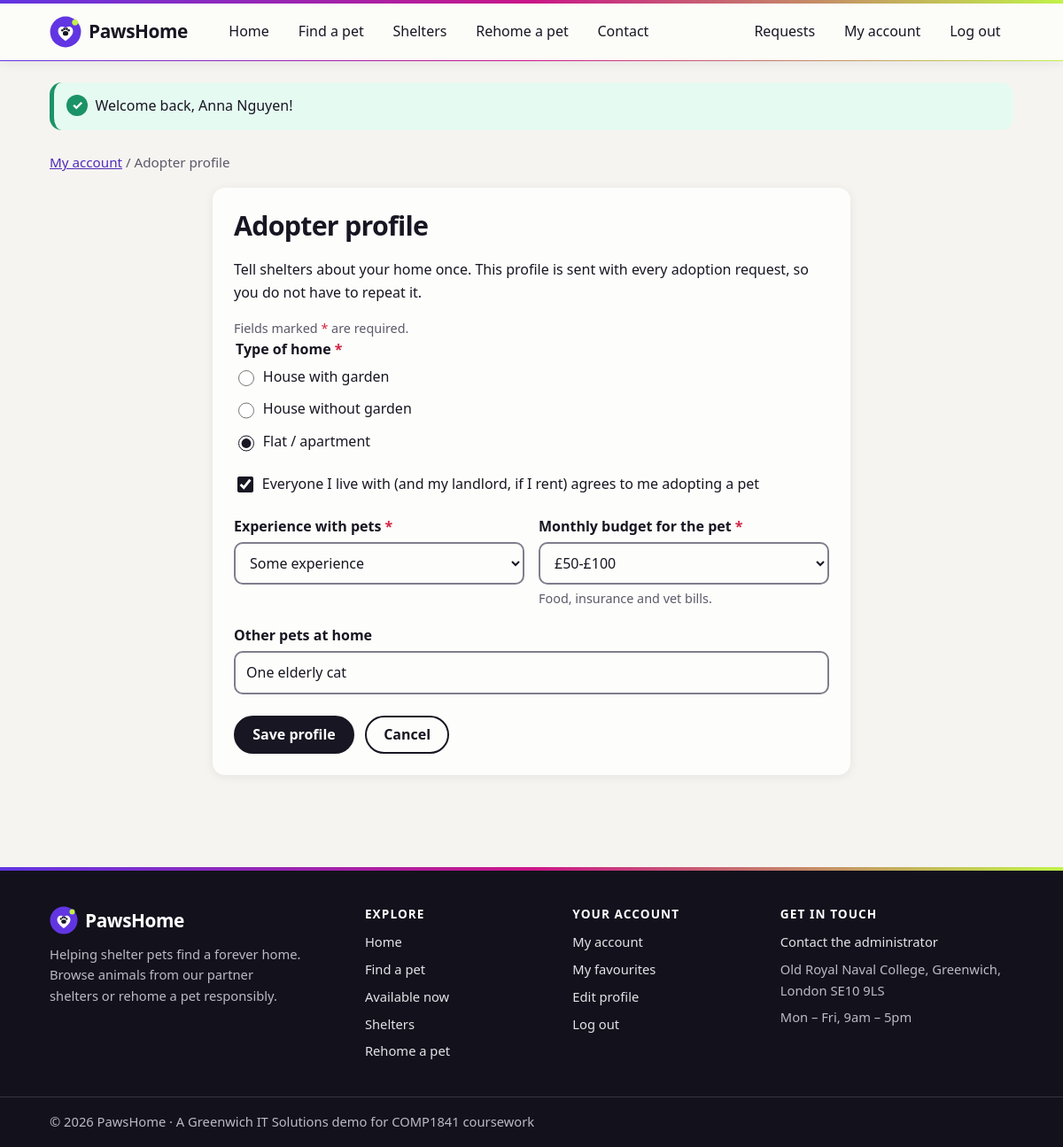
/adopterprofile.php (signed in), run on the app's committed database.
### tables this page shows
CREATE TABLE adopterprofile (
    userid INT NOT NULL,
    hometype ENUM('House with garden', 'House without garden', 'Flat / apartment') NOT NULL,
    householdagrees TINYINT(1) NOT NULL DEFAULT 0,   
    experience ENUM('First-time owner', 'Some experience', 'Experienced owner') NOT NULL,
    otherpets VARCHAR(255) NULL,
    budget ENUM('Under £50', '£50-£100', 'Over £100') NOT NULL,   
    updated DATETIME NOT NULL,
    PRIMARY KEY (userid),
    FOREIGN KEY (userid) REFERENCES user (id) ON DELETE CASCADE
);

### includes/Functions.php (called while the page is built, shortened)
<?php
function html($text) {
	return htmlspecialchars($text ?? '', ENT_QUOTES, 'UTF-8');
}
function loadTemplate($templateFile, $variables = []) {
	extract($variables);
	include __DIR__ . '/../templates/' . $templateFile;
	return ob_get_clean();
}
function getValue($source, $key, $default = '', $trim = true) {
	if (!isset($source[$key]) || is_array($source[$key])) {
		return $default;
	}
	return $trim ? trim($source[$key]) : $source[$key];
}
function safeBackUrl($url, $default = 'index.php') {
	return $default;
}
function currentUser() {
	static $user = false;
	if ($user !== false) {
		return $user;
	}
	$user = null;
	if (isset($_SESSION['userid'])) {
		include_once __DIR__ . '/DatabaseConnection.php';
		$query = $pdo->prepare('SELECT user.id, user.name, user.email, user.role, user.shelterid, user.datejoined,
				shelter.name AS sheltername, shelter.verified AS shelterverified
			FROM user LEFT JOIN shelter ON shelter.id = user.shelterid
			WHERE user.id = :id');
		$query->execute([':id' => $_SESSION['userid']]);
		$user = $query->fetch() ?: null;
	}
	return $user;
}
function isLoggedIn() {
	return currentUser() !== null;
}
function currentUserId() {
	return isLoggedIn() ? currentUser()['id'] : null;
}
function requireLogin($loginPage = 'login.php') {
	if (!isLoggedIn()) {
		setFlash('Please log in to continue.', 'error');
		redirect($loginPage);
	}
}
function homeTypes() {
	return ['House with garden', 'House without garden', 'Flat / apartment'];
}
function experienceLevels() {
	return ['First-time owner', 'Some experience', 'Experienced owner'];
}
function budgets() {
	return ['Under £50', '£50-£100', 'Over £100'];
}

### adopterprofile.php (called while the page is built, shortened)
<?php
include 'includes/Functions.php';
requireLogin();
try {
	include 'includes/DatabaseConnection.php';
	include 'includes/DatabaseFunctions.php';
	$back = safeBackUrl(getValue($_GET, 'back', getValue($_POST, 'back')), 'myaccount.php');
	$profile = findAdopterProfile($pdo, currentUserId()) ?: [
		'hometype' => '', 'householdagrees' => 0, 'experience' => '', 'otherpets' => '', 'budget' => ''
	];
	$errors = [];
	$output = loadTemplate('adopterprofile.html.php', ['profile' => $profile, 'errors' => $errors, 'back' => $back]);
} catch (PDOException $e) {
	$title = 'An error has occurred';
	$output = loadTemplate('error.html.php', ['message' => 'Database error: ' . $e->getMessage()]);
}
include 'templates/layout.html.php';

### includes/DatabaseFunctions.php (called while the page is built, shortened)
<?php
function query($pdo, $sql, $parameters = []) {
	$query = $pdo->prepare($sql);
	$query->execute($parameters);
	return $query;
}
function findById($pdo, $table, $primaryKey, $value) {
	$query = 'SELECT * FROM `' . $table . '` WHERE `' . $primaryKey . '` = :value';
	$parameters = [':value' => $value];
	$query = query($pdo, $query, $parameters);
	return $query->fetch();
}
function findAdopterProfile($pdo, $userId) {
	return findById($pdo, 'adopterprofile', 'userid', $userId);
}

### templates/adopterprofile.html.php (the view, shortened to what this page needs)
<nav class="breadcrumb" aria-label="Breadcrumb">
	<a href="myaccount.php">My account</a> <span aria-hidden="true">/</span> <span aria-current="page">Adopter profile</span>
</nav>
<section class="panel narrow">
	<h1>Adopter profile</h1>
	<p>Tell shelters about your home once. This profile is sent with every adoption request, so you do not have to repeat it.</p>
	<p class="hint">Fields marked <span class="required">*</span> are required.</p>
	<form action="adopterprofile.php" method="post" class="form">
		<fieldset class="field">
			<legend>Type of home <span class="required" aria-hidden="true">*</span></legend>
			<div class="radio-group radio-stack">
				<?php foreach (homeTypes() as $home): ?>
					<label class="radio"><input type="radio" name="hometype" value="<?=html($home)?>" required <?=$profile['hometype'] == $home ? 'checked' : ''?>> <?=html($home)?></label>
				<?php endforeach; ?>
			</div>
		</fieldset>
		<div class="field">
			<label class="checkbox"><input type="checkbox" name="householdagrees" value="1" <?=!empty($profile['householdagrees']) ? 'checked' : ''?>> Everyone I live with (and my landlord, if I rent) agrees to me adopting a pet</label>
		</div>
		<div class="field-row">
			<div class="field">
				<label for="experience">Experience with pets <span class="required" aria-hidden="true">*</span></label>
				<select id="experience" name="experience" required>
					<?php foreach (experienceLevels() as $level): ?>
						<option value="<?=html($level)?>" <?=$profile['experience'] == $level ? 'selected' : ''?>><?=html($level)?></option>
					<?php endforeach; ?>
				</select>
			</div>
			<div class="field">
				<label for="budget">Monthly budget for the pet <span class="required" aria-hidden="true">*</span></label>
				<select id="budget" name="budget" required aria-describedby="budget-hint">
					<?php foreach (budgets() as $budget): ?>
						<option value="<?=html($budget)?>" <?=$profile['budget'] == $budget ? 'selected' : ''?>><?=html($budget)?></option>
					<?php endforeach; ?>
				</select>
				<p class="hint" id="budget-hint">Food, insurance and vet bills.</p>
			</div>
		</div>
		<div class="field">
			<label for="otherpets">Other pets at home</label>
			<input type="text" id="otherpets" name="otherpets" value="<?=html($profile['otherpets'] ?? '')?>" maxlength="255" placeholder="e.g. one 5-year-old cat">
		</div>
		<div class="form-actions">
			<button class="btn" type="submit">Save profile</button>
			<a class="btn btn-outline" href="<?=html($back)?>">Cancel</a>
		</div>
	</form>
</section>

### data on the page
adopterprofile: hometype "☐ House with garden", hometype "☐ House without garden", hometype "☑ Flat / apartment", hometype "Flat / apartment", householdagrees "☑", otherpets "One elderly cat"

### other printed values
html($flash['message']) "Welcome back, Anna Nguyen!"
html($home) "House with garden"
html($home) "House without garden"
form field experience "Some experience"
form field budget "£50-£100"
